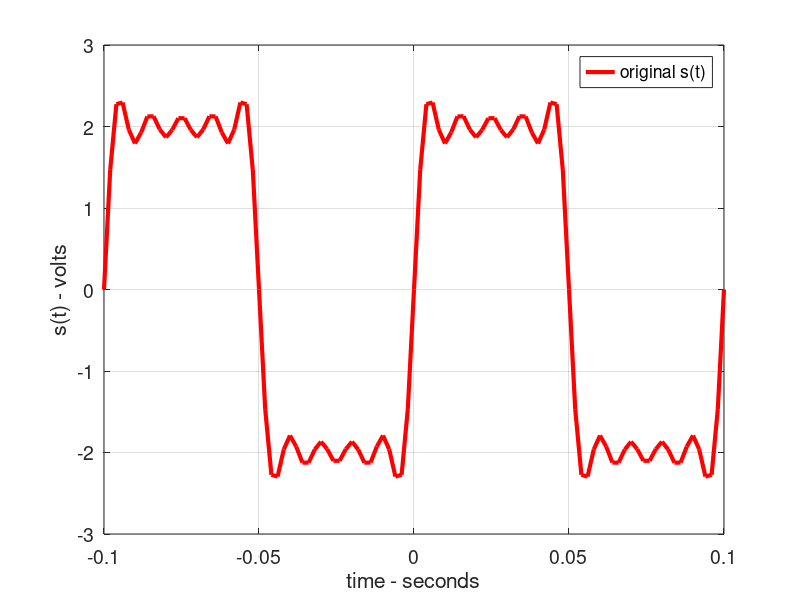
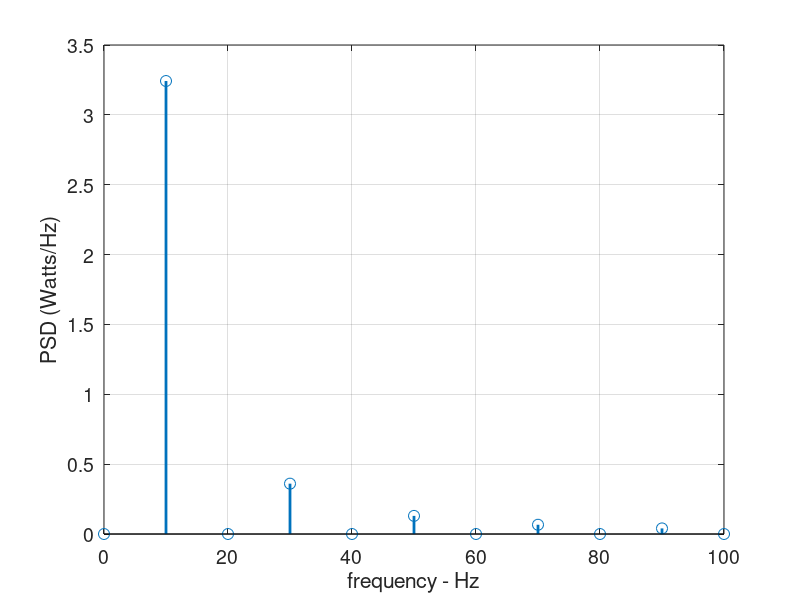
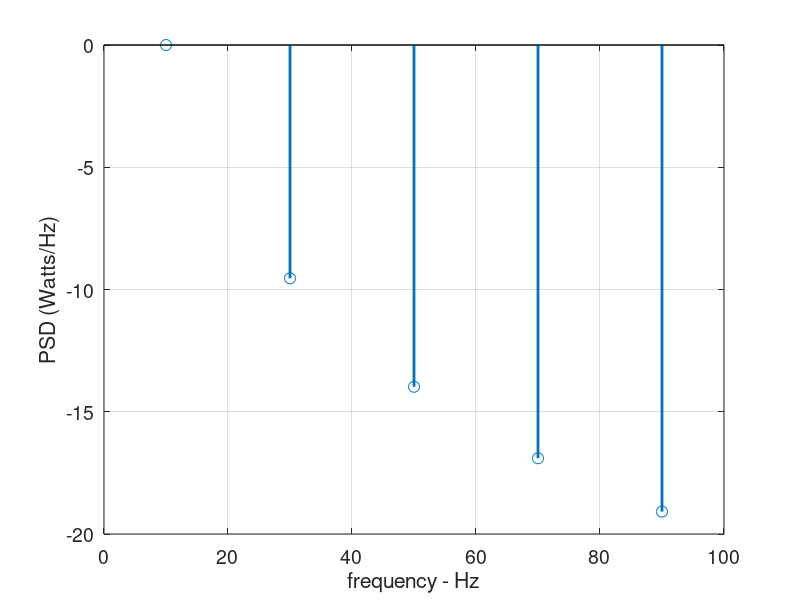

These figures' MATLAB source, in order:
clear all
LineWidth = 3; MarkerSize = 8; FontSize = 14;
% Section0 {Clear all; initialization of A, T, n_max and other constants}
% define constants - These are PROBLEM SPECIFIC
T = 0.1;          % in sec 
f0 = 1/T;       % in Hz
NoOfPointsPerPeriod = 50; % needed to define t-axis
A = 2;          % amplitude in Volts
fer = 100;
n_max = fer*T;     % max n index in the FSE summation
ns = 1:1:n_max; % define n vector from 1 to n_max

% Section1 {define t-axis and computation of original s(t)}
% define original s(t) using the periodic Matlab square() function
t = -T:T/NoOfPointsPerPeriod:T;     % define the t-axis
s = (A*square(2*pi/T*t)); % This is PROBLEM SPECIFIC


% Section2 {computation of A0, An, Bn}
% Define FSE constants A0, An, and Bn - These are PROBLEM SPECIFIC
A0 = 0;
An = zeros(1,size(ns,2)); % this is valid for all ns
Bn = 4*A./(pi*ns);
Bn(2:2:n_max) = 0;

% Section3 {computation of FSE using for loop}
% Build s(t) using FSE summation - This is NOT PROBLEM SPECIFIC
s_e = [0]; % Initially the DC component
% Now add the AC components till n_max
for n=1:1:n_max
   s_e = s_e + An(n)* cos(2*pi*n*f0*t) + Bn(n)* sin(2*pi*n*t*f0);
end

% Section4 {plot of original s(t) and FSE expansion}
% plot original s(t) with FSE - This is NOT PROBLEM SPECIFIC
figure(1)
plot(t, s_e,'r-', 'LineWidth', LineWidth);
ylabel('s(t) - volts'); xlabel('time - seconds');
%axis([0 1 -0.2 1.2]); % this line is problem specific
legend('original s(t)');
grid on; set(gca, 'FontSize', FontSize);


% Section5 {PSD function computation}
% To plot the PSD function - This is NOT PROBLEM SPECIFIC
P_AC = (Bn.^2)/2; % power of nth harmonic
P_all = [(A0/2)^2 P_AC]; % DC power added as first element of vector
n_all = [0 ns];         % index for DC power is zero - added to the vector
freq  = n_all*f0;       % define frequency axis

% Section6 {plotting PSD function using stem()}
figure(2); % This is NOT PROBLEM SPECIFIC
stem(freq, P_all, 'LineWidth', 2, 'MarkerSize', 8); 
%axis([-1 12 0 0.3]); % this line is problem specific
ylabel('PSD (Watts/Hz)'); xlabel('frequency - Hz');
grid on; set(gca, 'FontSize', FontSize);

totalPower = A^2; % same as a regular cosine
powerFSE = sum(P_AC); % from from the FSE
dynamicP = P_AC./max(P_AC); % normalized to the maximum
PwrRatio = 10*log10(dynamicP);

fprintf('Signal amplitude, A = %7.3f volts\n', A);
fprintf(' Signal period, T = %7.3f sec - fundamental freq, f0 = %7.3f Hz\n',T, f0);
fprintf('Filter cut-off, X = %7.3f Hz - Highest component, n = %3d (f = %7.3f Hz)\n',fer,  n_max-1, fer-10);
fprintf('power s(t)= %7.3f Watts, power s0(t)= %7.3f Watts (or %0.3f %%)\n',totalPower,powerFSE,powerFSE/totalPower*100);
fprintf('Max power at f = %4.1f Hz - Power = %7.3f (%7.3f dBW)\n',freq(2), P_AC(1), 10*log10(P_AC(1)));
fprintf('Dynamic range = %7.3f dB\n', -1*PwrRatio(length(PwrRatio)-1));

fprintf('\n\nPower spectral density function and power ratio function:\n');
nn = [1:2:n_max];
fprintf('Index :'); fprintf(' %6d ',nn );fprintf('\n');
fprintf('freq (Hz) :'); fprintf(' %6.1f ', nn*f0); fprintf('\n');
fprintf('PSD (W) :'); fprintf(' %6.3f ', P_AC(1:2:n_max)); fprintf('\n');
fprintf('PSD-normalized :'); fprintf(' %6.3f ', dynamicP(1:2:n_max)); fprintf('\n');
fprintf('PSD-normalized (dB):'); fprintf(' %6.2f ', PwrRatio(1:2:n_max)); fprintf('\n');

figure(3); % This is NOT PROBLEM SPECIFIC
stem(freq(2:1:n_max+1),PwrRatio, 'LineWidth', 2, 'MarkerSize', 8); 
%axis([-1 12 0 0.3]); % this line is problem specific
ylabel('PSD (Watts/Hz)'); xlabel('frequency - Hz');
grid on; set(gca, 'FontSize', FontSize);
